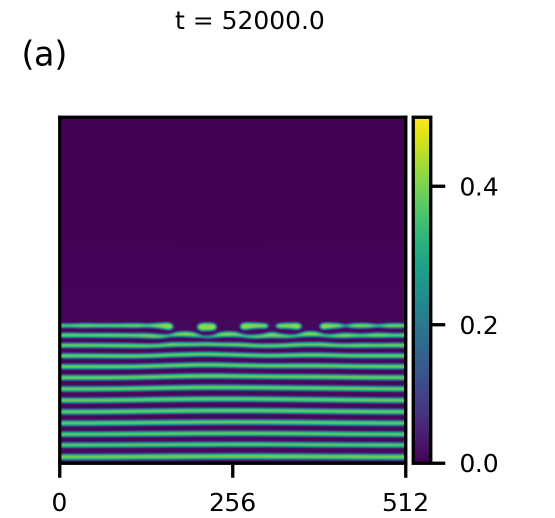
#> input picture KAUST/Supplemental/Fig_2/11/plt/nfields_00026.png, 1110 x 1035 px (shown at 1/2 size)
$ python Vel_mix.py
#> lines starting #> are read from the running program, lines starting #| are printed output that depends on the picture
#!/usr/bin/env python3

from PIL import Image

images = [
    Image.open("11/plt/nfields_00026.png"),
    Image.open("11/plt/nfields_00046.png"),
    Image.open("12/plt/nfields_00050.png"),
    Image.open("12/plt/nfields_00068.png"),
    Image.open("11/vel/nvel_00026.png"),
    Image.open("11/vel/nvel_00046.png"),
    Image.open("12/vel/nvel_00050.png"),
    Image.open("12/vel/nvel_00068.png")
    ]
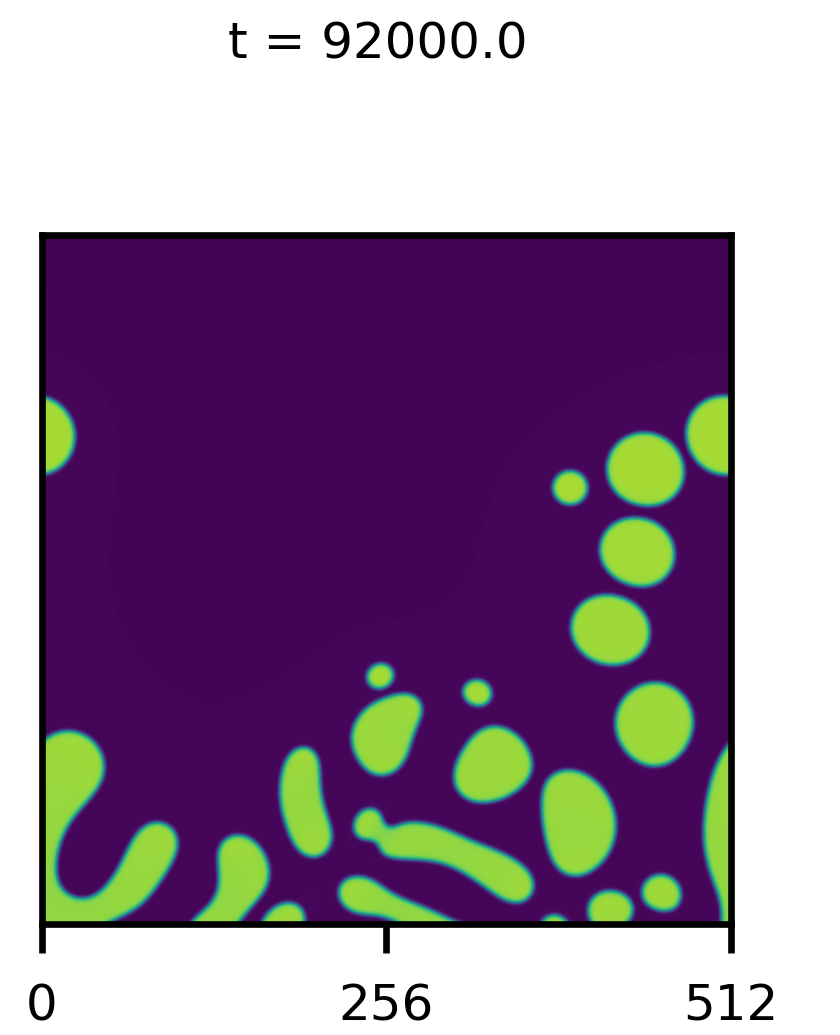
#> input picture KAUST/Supplemental/Fig_2/11/plt/nfields_00046.png, 840 x 1035 px
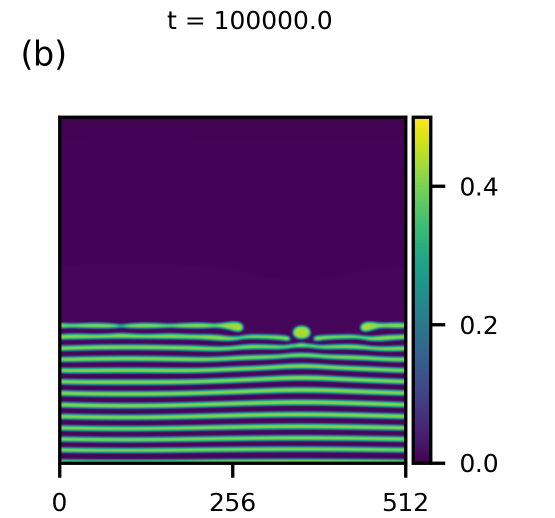
#> input picture KAUST/Supplemental/Fig_2/12/plt/nfields_00050.png, 1110 x 1035 px (shown at 1/2 size)
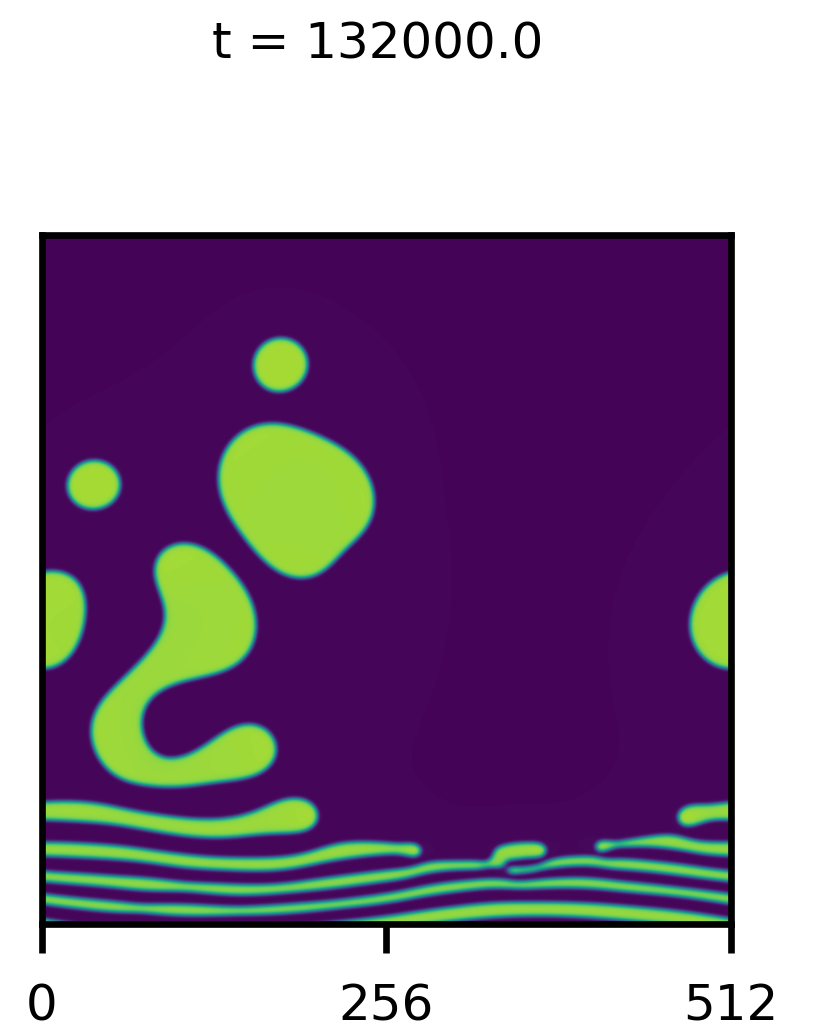
#> input picture KAUST/Supplemental/Fig_2/12/plt/nfields_00068.png, 840 x 1035 px
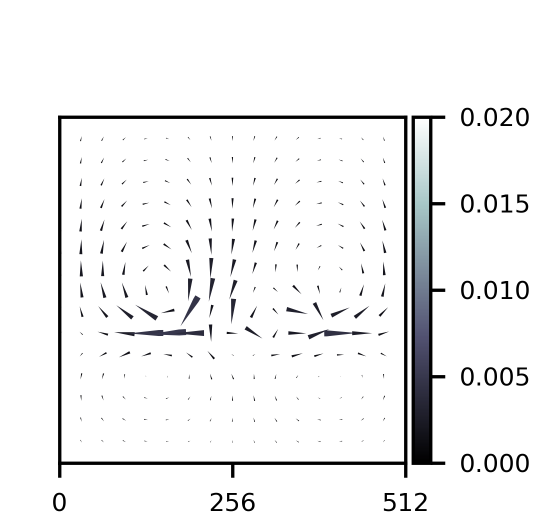
#> input picture KAUST/Supplemental/Fig_2/11/vel/nvel_00026.png, 1110 x 1035 px (shown at 1/2 size)
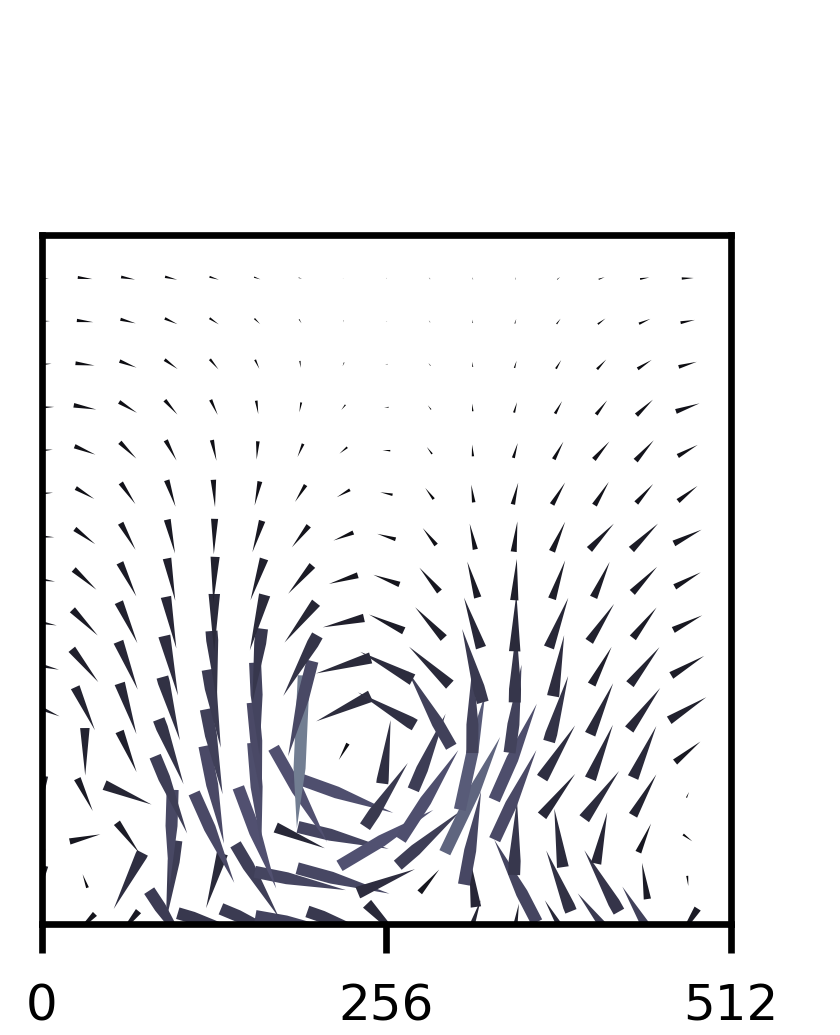
#> input picture KAUST/Supplemental/Fig_2/11/vel/nvel_00046.png, 840 x 1035 px
#> (the run stopped early here; a loop or call above may not have finished)
